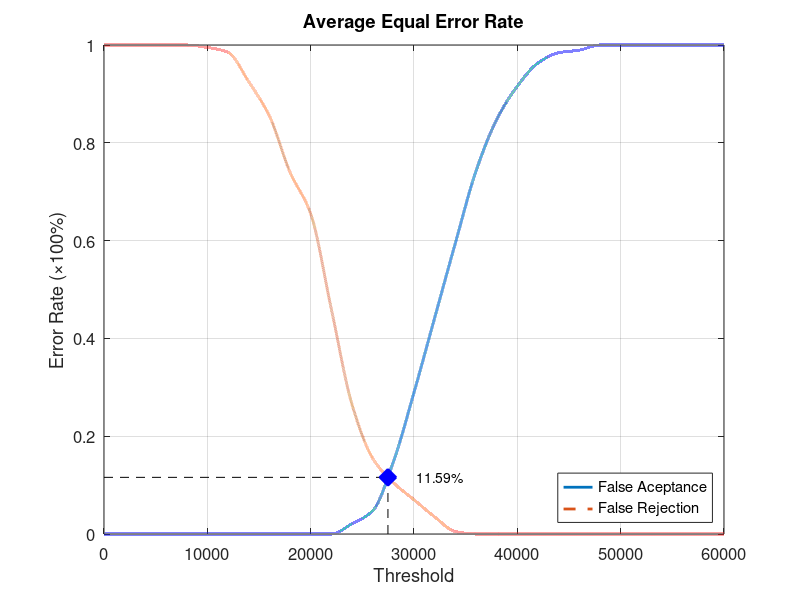
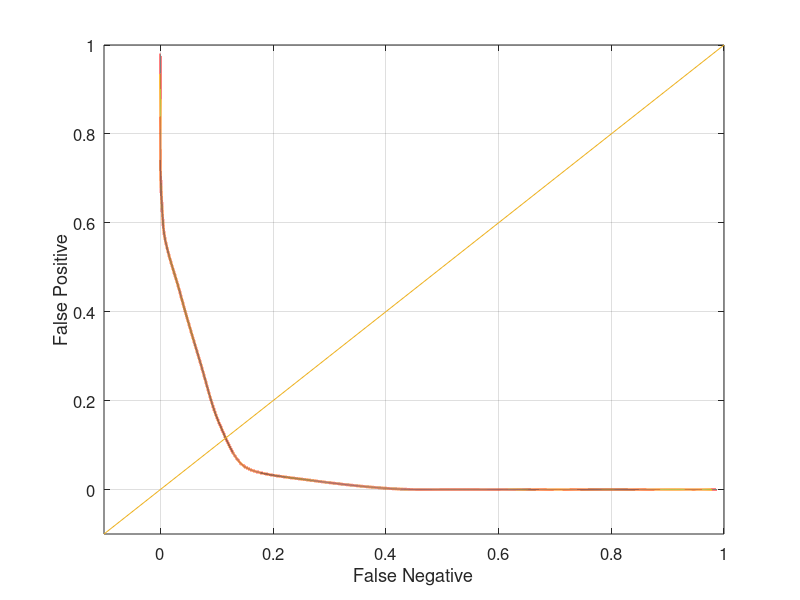

Recreate these plots in MATLAB, in order.
function yEER = Database1_3
close all;
clear;
clc;
x = 0:2000:60000;
xq = 0:0.5:60000;

y0 = [0 0 0 0 0 0 0 0 0 0 0 0 0.0210526 0.0473684 0.147368 0.289474 0.442105 0.594737 0.742105 0.847368 0.915789 0.963158 0.984211 0.989474 1 1 1 1 1 1 1];
yy0 = interp1(x, y0, xq, 'pchip');
y1 = [1 1 1 1 1 0.995 0.985 0.925 0.855 0.74 0.655 0.46 0.265 0.155 0.105 0.07 0.035 0.005 0 0 0 0 0 0 0 0 0 0 0 0 0];
yy1 = interp1(x, y1, xq, 'pchip');

% Calculating EER: 
y2 = abs(y0 - y1);
find(y2 == min(y2))
yy2 = abs(yy0 - yy1);
xEER = find(yy2 == min(yy2));
xEERIndex = xq(xEER) % X-axis EER
yEER = yy0(xEER) % Y-axis EER

main = figure
plot(xq, yy0,'-','LineWidth', 2);	hold on
plot(xq, yy1,'--','LineWidth', 2);	hold on
plot([xEERIndex xEERIndex], [0 yEER], 'k--');	hold on
plot([0 xEERIndex], [yEER yEER], 'k--');	hold on
plot(xEERIndex, yEER, 'bx', 'LineWidth', 10);	hold on
text(xEERIndex + 10 * xEERIndex / 100, yEER, [num2str(round((10000 * yEER)) / 100) '%'])
legend('False Aceptance', 'False Rejection', 'Location', 'SouthEast')
xlabel('Threshold')
ylabel('Error Rate (\times100%)')
title('Average Equal Error Rate')
set(gca, 'FontSize', 12)
axis([0 60000 0 1])
grid on

print(main, 'Database1_3Main', '-dpng');
FNRxFPR = figure('Color', [1 1 1]);
plot(yy1, yy0, '-', yy1, yy0, 'LineWidth', 2);
hold on
y = -0.1:0.1:1
plot(y, y); 
set(gca, 'FontSize', 12)
xlabel('False Negative')
ylabel('False Positive')
axis([-0.1 1 -0.1 1])
set(gca, 'FontSize', 12)
grid on

print(FNRxFPR, 'Database1_3FNRxFPR','-dpng');
end
